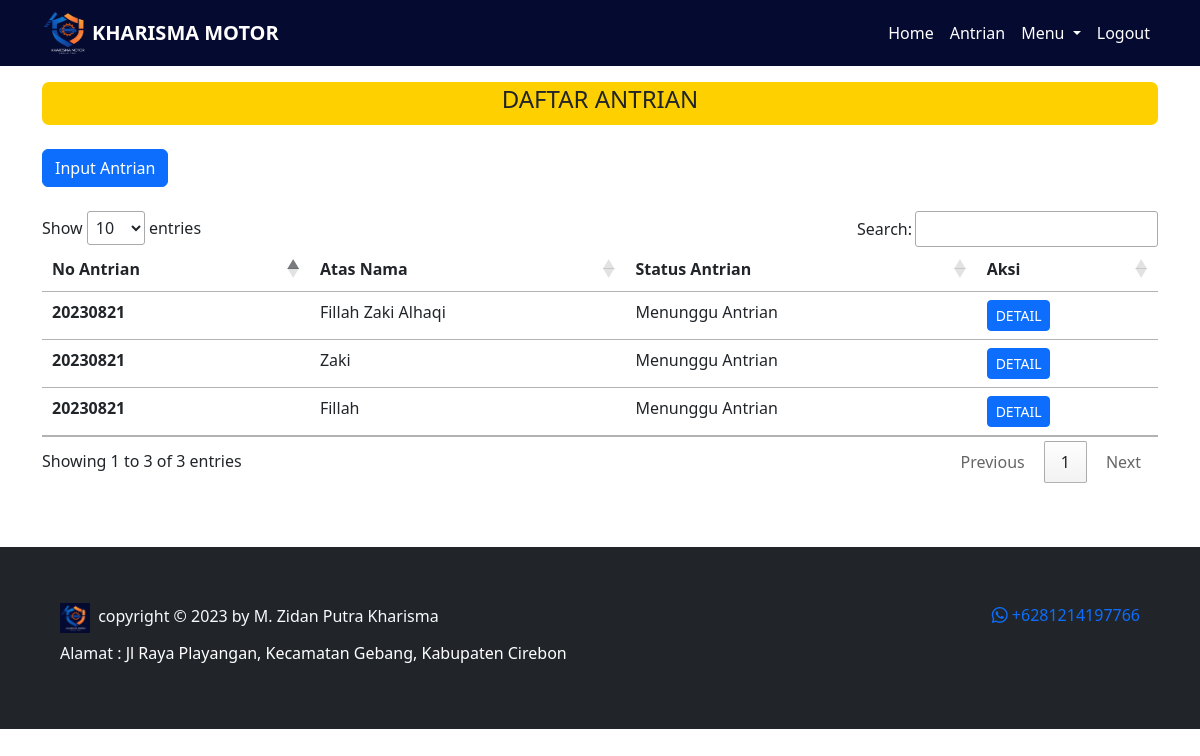
The app's page /kelola/antrian.php (signed in), older data.
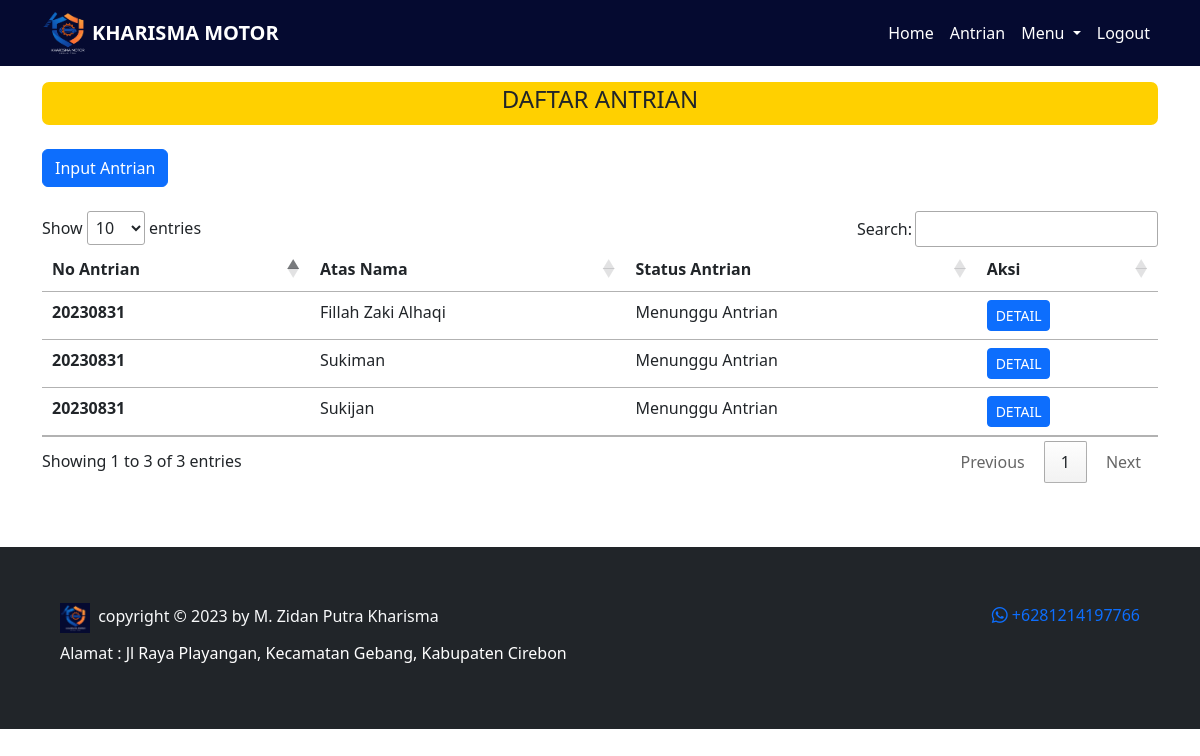
The same page, newer data.
### tables this page shows
CREATE TABLE `antrian` (
  `id_antrian` int(11) NOT NULL,
  `id_kendaraan` int(11) NOT NULL,
  `no_antrian` int(20) NOT NULL,
  `nama_pelanggan` varchar(100) NOT NULL,
  `no_hp` varchar(20) NOT NULL,
  `tanggal` timestamp NOT NULL DEFAULT current_timestamp() ON UPDATE current_timestamp(),
  `nopol` varchar(50) NOT NULL,
  `alamat` text NOT NULL,
  `status` varchar(50) NOT NULL
);

### controller/function.php (called while the page is built, shortened)
<?php
$conn = mysqli_connect("localhost", "root", "", "kharisma_motor");
function query($query)
{
    global $conn;
    $result = mysqli_query($conn, $query);
    $rows = [];
    while ($row = mysqli_fetch_assoc($result)) {
        $rows[] = $row;
    }
    return $rows;
}
function dekripsi($teks)
{
    $text = $teks;
    $kunci = 'kharisma_motor';
    $key = hash('sha256', $kunci);
    $pkey = "123";
    $method = "aes-192-cfb1";
    $iv = substr(hash('sha256', $pkey), 0, 16);
    $dekripsi = base64_decode($text);
    $dekripsi = openssl_decrypt($dekripsi, $method, $key, 0, $iv);
    return $dekripsi;
}
?>

### kelola/antrian.php (the view, shortened to what this page needs)
<?php
require_once "../controller/function.php";
$id = dekripsi($_COOKIE['KMmz19']);
$user = query("SELECT * FROM pengguna WHERE idpengguna = $id")[0];
$antrian = query("SELECT * FROM antrian");
?>
<!DOCTYPE html>
<html lang="en">
<head>
    <link href="https://cdn.jsdelivr.net/npm/bootstrap@5.3.0/dist/css/bootstrap.min.css" rel="stylesheet"
>
    <link rel="stylesheet" href="https://cdn.jsdelivr.net/npm/bootstrap-icons@1.10.5/font/bootstrap-icons.css">
    <link rel="stylesheet" href="https://cdn.datatables.net/1.13.4/css/jquery.dataTables.min.css">
    <link rel="stylesheet" href="../style.css">
</head>
<body>
    <?php
    if ($user['level'] === "Admin") {
        require_once('../navbar/navbar_admin.php');
    } elseif ($user['level'] === "Kasir") {
        require_once('../navbar/navbar_kasir.php');
    } else {
        echo "Error: Peran pengguna tidak valid.";
    }
    ?>
    <div class="container">
        <div class="content py-3">
            <div class="title text-center text-uppercase">
                <h4>DAFTAR ANTRIAN</h4>
            </div>
            <div class="konten py-4">
                <a href="input_antrian.php">
                    <button type="button" class="btn btn-primary">
                        Input Antrian
                    </button>
                </a>
            </div>
            <table class="table table-hover" id="example">
                <thead>
                    <tr>
                        <th scope="col">No Antrian</th>
                        <th scope="col">Atas Nama</th>
                        <th scope="col">Status Antrian</th>
                        <th scope="col">Aksi</th>
                    </tr>
                </thead>
                <tbody>
                    <?php
                    foreach ($antrian as $s):
                        ?>
                        <tr>
                            <th>
                                <?php echo $s['no_antrian']; ?>
                            </th>
                            <td>
                                <?php echo $s['nama_pelanggan']; ?>
                            </td>
                            <td>
                                <?= $s['status']; ?>
                            </td>
                            <td>
                                <a class="btn btn-sm btn-primary"
                                    href="detail_transaksi.php?id=<?= $s['id_antrian'] ?>">DETAIL</a>
                            </td>
                        </tr>
                        <?php
                    endforeach
                    ?>
                </tbody>
            </table>
        </div>
    </div>
    <?php
    require_once('../footer.php');
    ?>
</body>
</html>

### navbar/navbar_admin.php (shortened to what this page needs)
<nav class="navbar navbar-expand-lg">
    <div class="container">
        <img class="logo" src="../img/KHARISMA MOTOR.png" alt="Logo">
        <a class="navbar-brand fw-bold" href="index.php">KHARISMA MOTOR</a>
        <div class="collapse navbar-collapse" id="navbarSupportedContent">
            <ul class="navbar-nav ms-auto mb-2 mb-lg-0">
                <li class="nav-item">
                    <a class="nav-link" aria-current="page" href="../admin">Home</a>
                </li>
                <li class="nav-item">
                    <a class="nav-link" href="../kelola/antrian.php">Antrian</a>
                </li>
                <li class="nav-item dropdown">
                    <a class="nav-link dropdown-toggle" role="button" data-bs-toggle="dropdown" aria-expanded="false">
                        Menu
                    </a>
                </li>
                <li class="nav-item">
                    <a class="nav-link" href="../logout.php">Logout</a>
                </li>
            </ul>
        </div>
    </div>
</nav>

### footer.php
<footer class="bg-dark p-5 mt-5">
    <div class="container">
        <div class="row">
            <div class="col-md-6 text-md-start text-center pt-2 pb-2">
                <a href="index.php" style="text-decoration: none;">
                    <img src="../img/Logo.png" style="width: 30px">
                </a>
                <span class="text-light ps-1">copyright &copy; 2023 by M. Zidan Putra Kharisma</span>
            </div>
            <div class="col-md-6 text-md-end text-center pt-2 pb-2">
                <a href="https://api.whatsapp.com/send?phone=6281214197766&text=Hallo saya ingin menanyakan sesuatu"
                    target="_blank" style="text-decoration: none;"><i class="bi bi-whatsapp ms-2"></i>
                    +6281214197766</a>
            </div>
            <p class="text-light">Alamat :
                <a href="https://maps.app.goo.gl/hKiYp4xWJxwEM4ar7"
                    style="text-align: justify; text-decoration: none; color: white;" target="_blank">Jl Raya
                    Playangan, Kecamatan
                    Gebang, Kabupaten Cirebon</a>
            </p>
        </div>
    </div>
</footer>

### style.css (style rules this page uses)
body { background: white; }
.navbar { background: #050a30; }
.container .logo { width: 50px; }
.container .navbar-brand, .container .navbar-nav li a { color: white; }
.container .title { border: solid rgb(255, 208, 0); border-radius: 7px; background: rgb(255, 208, 0); }

Row changes from the older to the newer data that the page shows:
changed antrian "Fillah Zaki Alhaqi": no_antrian "20230821" → "20230831"
changed antrian: no_antrian "20230821" → "20230831"; nama_pelanggan "Zaki" → "Sukiman"
changed antrian: no_antrian "20230821" → "20230831"; nama_pelanggan "Fillah" → "Sukijan"
